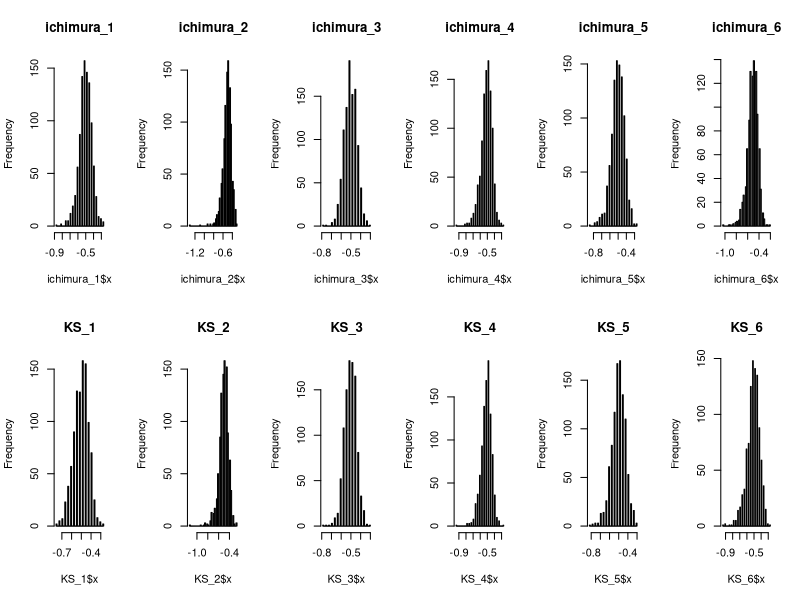

Generate this figure with R:
ichimura_1=read.csv("ichimura_1.csv",header=TRUE)
ichimura_2=read.csv("ichimura_2.csv",header=TRUE)
ichimura_3=read.csv("ichimura_3.csv",header=TRUE)
ichimura_4=read.csv("ichimura_4.csv",header=TRUE)
ichimura_5=read.csv("ichimura_5.csv",header=TRUE)
ichimura_6=read.csv("ichimura_6.csv",header=TRUE)
#ichimura_7=read.csv("ichimura_3.csv",header=TRUE)
#ichimura_8=read.csv("ichimura_3.csv",header=TRUE)
KS_1=read.csv("KS_1.csv",header=TRUE)
KS_2=read.csv("KS_2.csv",header=TRUE)
KS_3=read.csv("KS_3.csv",header=TRUE)
KS_4=read.csv("KS_4.csv",header=TRUE)
KS_5=read.csv("KS_5.csv",header=TRUE)
KS_6=read.csv("KS_6.csv",header=TRUE)
#KS_7=read.csv("KS_3.csv",header=TRUE)
#KS_8=read.csv("KS_3.csv",header=TRUE)

#########################################################################
par(mfrow=c(2,6))
hist(ichimura_1$x,breaks = 50, main="ichimura_1")
hist(ichimura_2$x,breaks = 50, main="ichimura_2")
hist(ichimura_3$x,breaks = 50, main="ichimura_3")
hist(ichimura_4$x,breaks = 50, main="ichimura_4")
hist(ichimura_5$x,breaks = 50, main="ichimura_5")
hist(ichimura_6$x,breaks = 50, main="ichimura_6")
#hist(ichimura_7$x,breaks = 50, main="ichimura_7")
#hist(ichimura_8$x,breaks = 50, main="ichimura_8")

hist(KS_1$x,breaks = 50, main="KS_1")
hist(KS_2$x,breaks = 50, main="KS_2")
hist(KS_3$x,breaks = 50, main="KS_3")
hist(KS_4$x,breaks = 50, main="KS_4")
hist(KS_5$x,breaks = 50, main="KS_5")
hist(KS_6$x,breaks = 50, main="KS_6")
#hist(KS_7$x,breaks = 50, main="KS_7")
#hist(KS_8$x,breaks = 50, main="KS_8")


